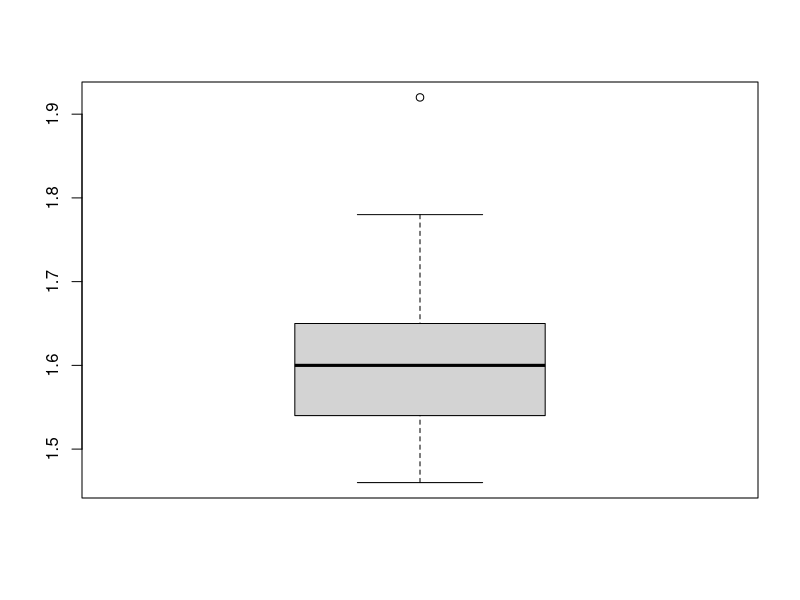

Write R code to recreate this figure.
# 1. Uong luong khoang tin cay cho ti le
# Xay dung khoang tin cay bang cong thuc ly thuyet
n <- 100; p_hat <- 0.6; alpha <- 1 - 0.95
z <- qnorm(1 - alpha/2); z
se <- sqrt(p_hat*(1-p_hat)/n); se
# Khoang tin cay
conf_int <- p_hat + c(-z*se, z*se); conf_int

# Hoac dung prop.test (Phan phoi chi binh phuong)
prop.test(60, 100, conf.level = 1 - alpha)


# xay dung khoang tin cay bang bootstrap
n <- 100
data <- c(rep(1, 60), rep(0, 40)) #Sample data: 60 nu, 40 nam

# Tinh ti le mau
stat <- function(data){
  return (sum(data)/length(data)) # TK can tinh
}

# Lay mau co hoan lai tren chinh sample data
# Thuc hien bootstrap B lan
bootstrap <- function(B){
  return (replicate(B, stat(sample(data, n, replace = TRUE))))
}

alpha <- 1 - 0.95
boots_dist <- bootstrap(10000) # phan phoi cua bootstrap
se <- sd(boots_dist); se
conf_int <- quantile(boots_dist, c(alpha/2, 1-alpha/2)); conf_int

# 2. Uoc luong khoang tin cay cho ky vong:
data <- c(1.56, 1.47, 1.59, 1.65, 1.62, 1.78, 1.69, 1.49, 1.92, 1.55,
          1.65, 1.52, 1.65, 1.60, 1.71, 1.48, 1.69, 1.65, 1.59, 1.74,
          1.70, 1.61, 1.58, 1.65, 1.75, 1.65, 1.46, 1.53, 1.59, 1.62,
          1.60, 1.55, 1.57, 1.46, 1.57, 1.63, 1.46, 1.68, 1.53, 1.48)

n <- length(data); x_bar <- mean(data); alpha = 1 - 0.95
se <- sd(data)/sqrt(n); se
z <- qnorm(1 - alpha/2); z
zconf_int <- x_bar + c(-z*se, z*se); zconf_int
t <- qt(1 - alpha/2, df = n - 1); t
tconf_int <- x_bar + c(-t*se, t*se); tconf_int

# Hoacj dung ham t.test
t.test(data, conf.level = 1 - alpha)

# Xay dung khoang tin cay bang bootstap
stat <- function(data){ # TK can tinh
  return (mean(data))
}
boostrap <- function(B){
  return (replicate(B, stat(data, n, replace = TRUE)))
}

alpha <- 1 - 0.95
boots_dist <- bootstrap(10000)
se_boots <- sd(boots_dist); se_boots
conf_boots <- quantile(boots_dist, c(alpha/2, 1 - alpha/2)); conf_boots

# 3. Xay dung khoang tin cay cho trung vi
boxplot(data)

stat <- function(data){ # TK can tinh
  return (median(data))
}

boostrap <- function(B){
  return (replicate(B, stat(data, n, replace = TRUE)))
}

alpha <- 1 - 0.95
boots_dist <- bootstrap(10000)
se_boots <- sd(boots_dist); se_boots
conf_boots <- quantile(boots_dist, c(alpha/2, 1 - alpha/2)); conf_boots
